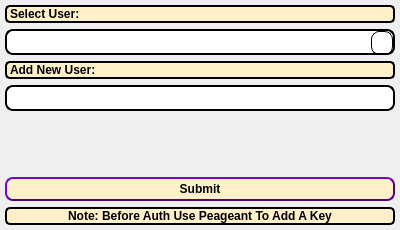
<?xml version="1.0" encoding="UTF-8"?>
<ui version="4.0">
 <class>VRAuthSupercomputer</class>
 <widget class="QMainWindow" name="VRAuthSupercomputer">
  <property name="geometry">
   <rect>
    <x>0</x>
    <y>0</y>
    <width>400</width>
    <height>230</height>
   </rect>
  </property>
  <property name="minimumSize">
   <size>
    <width>400</width>
    <height>230</height>
   </size>
  </property>
  <property name="maximumSize">
   <size>
    <width>400</width>
    <height>230</height>
   </size>
  </property>
  <property name="windowTitle">
   <string>VaspReader (Auth Window)</string>
  </property>
  <property name="windowIcon">
   <iconset resource="Resource.qrc">
    <normaloff>:/VRlogo/VR-logo.ico</normaloff>:/VRlogo/VR-logo.ico</iconset>
  </property>
  <property name="styleSheet">
   <string notr="true">QLineEdit{
  border-radius: 8px;
  border: 2px solid #000000;
  padding: 3px 3px;
}
QLineEdit:focus {
  border: 3px solid rgb(75, 75, 75);
}
QLineEdit:disabled {
border-radius: 8px;
padding: 3px 3px;  
border: 2px solid rgb(75, 75, 75);
background-color:rgb(150, 150, 150);
}
QLineEdit::placeholder {
  color: #000000;
}
QPushButton {
  background-color: rgb(255, 240, 202);
  color: black;
  font-weight: 600;
  border-radius: 8px;
  border: 2px solid rgb(85, 0, 127);
  border-style: outset;
  padding: 3px 3px;
  margin-top: 0px;
  outline: 0px;
}
QPushButton:disabled {
border-radius: 8px;
padding: 3px 3px;
color: black;
font-weight: 600;
border-radius: 8px;
border: 2px solid rgb(75, 75, 75);
background-color:rgb(150, 150, 150);
margin-top: 0px;
outline: 0px;
border-style: outset;
}
QPushButton:hover {
  background-color: rgb(255, 212, 137);
  border: 1px solid #000000;
  border-style: outset;
}
QPushButton:pressed {
background-color: white;
border: 3px solid #000000
}
QComboBox {
  border-radius: 8px;
  border: 2px solid #000000;
  padding: 3px 3px;
}
QComboBox:disabled {
border-radius: 8px;
padding: 3px 3px;
border-radius: 8px;
border: 2px solid rgb(75, 75, 75);
background-color:rgb(150, 150, 150);
}
QComboBox::drop-down {
  width: 18px;
  height:22px;
  padding: 0px 1px;
  border: 1px solid #000000;
  border-radius: 8px;
}
QComboBox::down-arrow {
  image: url(:/down-arrow_ico/down-arrow.ico);
  width: 18px;
  height:22px;
}
QComboBox::down-arrow:hover {
    width: 18px;
    height:22px;
    padding: 0px 1px;
    border: 1px solid #000000;
    border-radius: 8px;
	background-color: rgb(255, 229, 162);
}
QComboBox::down-arrow:pressed {
    width: 18px;
    height:22px;
    padding: 0px 1px;
    border: 0px solid #000000;
    border-radius: 8px;
	background-color: rgb(255, 232, 216);
}
QComboBox:pressed {
	background-color: rgb(255, 250, 237);
}
QFrame{
  border: 2px solid #000000;
  border-radius: 5px;
}
QLabel{
background-color: rgb(255, 240, 202);
color: black;
font-weight: 600;
height:28px;}</string>
  </property>
  <property name="locale">
   <locale language="English" country="UnitedStates"/>
  </property>
  <property name="tabShape">
   <enum>QTabWidget::Rounded</enum>
  </property>
  <widget class="QWidget" name="AuthMainWidget">
   <layout class="QVBoxLayout" name="verticalLayout">
    <property name="leftMargin">
     <number>5</number>
    </property>
    <property name="topMargin">
     <number>5</number>
    </property>
    <property name="rightMargin">
     <number>5</number>
    </property>
    <property name="bottomMargin">
     <number>5</number>
    </property>
    <item>
     <widget class="QLabel" name="AuthSelUserLabel">
      <property name="text">
       <string>Select User:</string>
      </property>
     </widget>
    </item>
    <item>
     <widget class="QComboBox" name="AuthChooseAdded"/>
    </item>
    <item>
     <widget class="QLabel" name="AuthAddUserLabel">
      <property name="text">
       <string>Add New User:</string>
      </property>
     </widget>
    </item>
    <item>
     <widget class="QLineEdit" name="AuthAddNewUser"/>
    </item>
    <item>
     <spacer name="AuthSpacer">
      <property name="orientation">
       <enum>Qt::Vertical</enum>
      </property>
      <property name="sizeHint" stdset="0">
       <size>
        <width>20</width>
        <height>40</height>
       </size>
      </property>
     </spacer>
    </item>
    <item>
     <widget class="QPushButton" name="AuthSubmitButton">
      <property name="text">
       <string>Submit</string>
      </property>
     </widget>
    </item>
    <item>
     <widget class="QLabel" name="AuthNoteLabel">
      <property name="enabled">
       <bool>false</bool>
      </property>
      <property name="text">
       <string>Note: Before Auth Use Peageant To Add A Key</string>
      </property>
      <property name="textFormat">
       <enum>Qt::AutoText</enum>
      </property>
      <property name="scaledContents">
       <bool>false</bool>
      </property>
      <property name="alignment">
       <set>Qt::AlignCenter</set>
      </property>
     </widget>
    </item>
   </layout>
  </widget>
 </widget>
 <resources>
  <include location="Resource.qrc"/>
 </resources>
 <connections/>
</ui>
